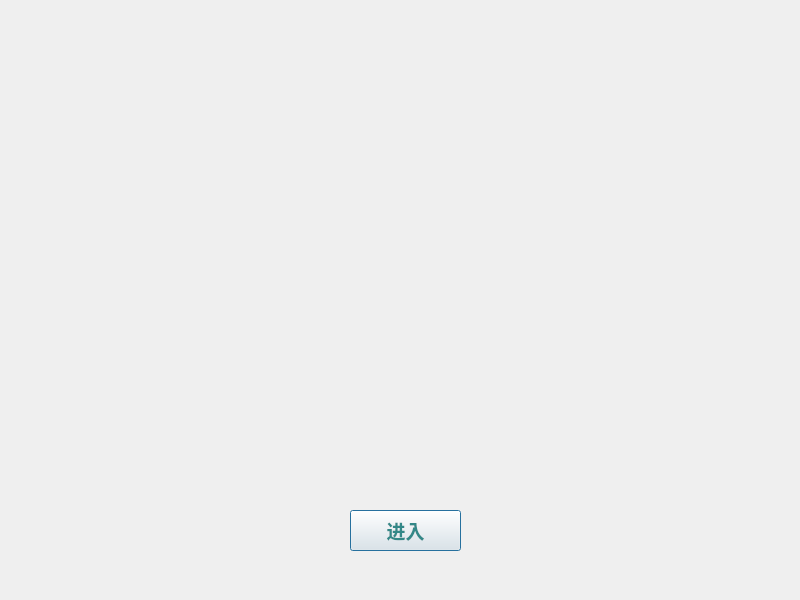
<?xml version="1.0" encoding="UTF-8"?>
<ui version="4.0">
 <class>Dialog</class>
 <widget class="QDialog" name="Dialog">
  <property name="windowModality">
   <enum>Qt::NonModal</enum>
  </property>
  <property name="geometry">
   <rect>
    <x>0</x>
    <y>0</y>
    <width>800</width>
    <height>600</height>
   </rect>
  </property>
  <property name="windowTitle">
   <string>袋鼠问答社区</string>
  </property>
  <property name="windowIcon">
   <iconset resource="img.qrc">
    <normaloff>:/getheadimg.jpg</normaloff>:/getheadimg.jpg</iconset>
  </property>
  <property name="autoFillBackground">
   <bool>false</bool>
  </property>
  <property name="styleSheet">
   <string notr="true">image: url(:/11.jpg);</string>
  </property>
  <widget class="QPushButton" name="pushButton">
   <property name="geometry">
    <rect>
     <x>350</x>
     <y>510</y>
     <width>111</width>
     <height>41</height>
    </rect>
   </property>
   <property name="font">
    <font>
     <family>方正喵呜体</family>
     <pointsize>14</pointsize>
     <weight>75</weight>
     <italic>false</italic>
     <bold>true</bold>
    </font>
   </property>
   <property name="autoFillBackground">
    <bool>false</bool>
   </property>
   <property name="styleSheet">
    <string notr="true">	QPushButton{
	color:rgb(51, 136, 136);
	font: bold 14pt &quot;方正喵呜体&quot;;

}

QPushButton:hover
{
    color:rgb(235, 97, 122);

}

</string>
   </property>
   <property name="text">
    <string>进入</string>
   </property>
   <property name="checkable">
    <bool>false</bool>
   </property>
  </widget>
 </widget>
 <resources>
  <include location="img.qrc"/>
 </resources>
 <connections/>
</ui>
